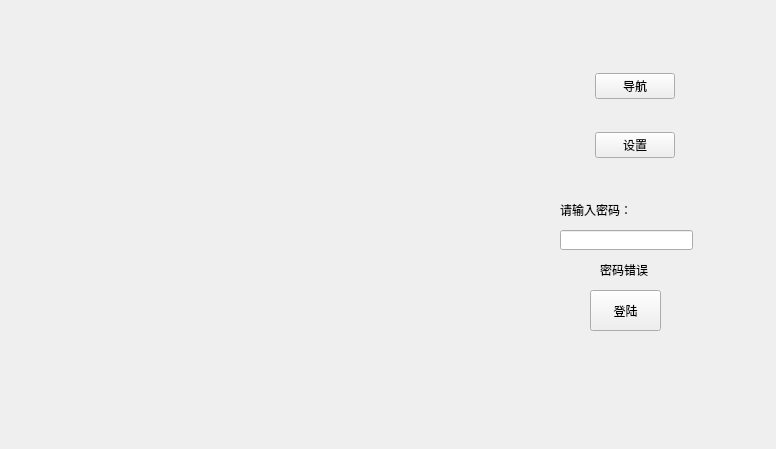
<?xml version="1.0" encoding="UTF-8"?>
<ui version="4.0">
 <class>Advertisement</class>
 <widget class="QWidget" name="Advertisement">
  <property name="geometry">
   <rect>
    <x>0</x>
    <y>0</y>
    <width>776</width>
    <height>449</height>
   </rect>
  </property>
  <property name="minimumSize">
   <size>
    <width>0</width>
    <height>0</height>
   </size>
  </property>
  <property name="maximumSize">
   <size>
    <width>11111111</width>
    <height>11111111</height>
   </size>
  </property>
  <property name="windowTitle">
   <string>Form</string>
  </property>
  <widget class="QWidget" name="widget_2" native="true">
   <property name="geometry">
    <rect>
     <x>510</x>
     <y>50</y>
     <width>271</width>
     <height>341</height>
    </rect>
   </property>
   <widget class="QWidget" name="widget" native="true">
    <property name="geometry">
     <rect>
      <x>30</x>
      <y>140</y>
      <width>191</width>
      <height>180</height>
     </rect>
    </property>
    <property name="sizePolicy">
     <sizepolicy hsizetype="Fixed" vsizetype="Fixed">
      <horstretch>0</horstretch>
      <verstretch>0</verstretch>
     </sizepolicy>
    </property>
    <widget class="QPushButton" name="pushButton_3">
     <property name="geometry">
      <rect>
       <x>50</x>
       <y>100</y>
       <width>71</width>
       <height>41</height>
      </rect>
     </property>
     <property name="text">
      <string>登陆</string>
     </property>
    </widget>
    <widget class="QLabel" name="label_2">
     <property name="geometry">
      <rect>
       <x>20</x>
       <y>10</y>
       <width>81</width>
       <height>20</height>
      </rect>
     </property>
     <property name="text">
      <string>请输入密码：</string>
     </property>
    </widget>
    <widget class="QLineEdit" name="lineEdit">
     <property name="geometry">
      <rect>
       <x>20</x>
       <y>40</y>
       <width>133</width>
       <height>20</height>
      </rect>
     </property>
    </widget>
    <widget class="QLabel" name="label_3">
     <property name="geometry">
      <rect>
       <x>60</x>
       <y>70</y>
       <width>51</width>
       <height>20</height>
      </rect>
     </property>
     <property name="text">
      <string>密码错误</string>
     </property>
    </widget>
   </widget>
   <widget class="QWidget" name="">
    <property name="geometry">
     <rect>
      <x>30</x>
      <y>10</y>
      <width>190</width>
      <height>111</height>
     </rect>
    </property>
    <layout class="QVBoxLayout" name="verticalLayout">
     <item>
      <widget class="QWidget" name="widget_4" native="true">
       <layout class="QHBoxLayout" name="horizontalLayout">
        <item>
         <spacer name="horizontalSpacer_3">
          <property name="orientation">
           <enum>Qt::Horizontal</enum>
          </property>
          <property name="sizeHint" stdset="0">
           <size>
            <width>40</width>
            <height>20</height>
           </size>
          </property>
         </spacer>
        </item>
        <item>
         <widget class="QPushButton" name="pushButton">
          <property name="text">
           <string>导航</string>
          </property>
         </widget>
        </item>
        <item>
         <spacer name="horizontalSpacer_4">
          <property name="orientation">
           <enum>Qt::Horizontal</enum>
          </property>
          <property name="sizeHint" stdset="0">
           <size>
            <width>40</width>
            <height>20</height>
           </size>
          </property>
         </spacer>
        </item>
       </layout>
      </widget>
     </item>
     <item>
      <widget class="QWidget" name="widget_3" native="true">
       <layout class="QHBoxLayout" name="horizontalLayout_2">
        <item>
         <spacer name="horizontalSpacer_5">
          <property name="orientation">
           <enum>Qt::Horizontal</enum>
          </property>
          <property name="sizeHint" stdset="0">
           <size>
            <width>37</width>
            <height>20</height>
           </size>
          </property>
         </spacer>
        </item>
        <item>
         <widget class="QPushButton" name="pushButton_2">
          <property name="text">
           <string>设置</string>
          </property>
         </widget>
        </item>
        <item>
         <spacer name="horizontalSpacer_6">
          <property name="orientation">
           <enum>Qt::Horizontal</enum>
          </property>
          <property name="sizeHint" stdset="0">
           <size>
            <width>40</width>
            <height>20</height>
           </size>
          </property>
         </spacer>
        </item>
       </layout>
      </widget>
     </item>
    </layout>
   </widget>
  </widget>
  <widget class="QLabel" name="label">
   <property name="geometry">
    <rect>
     <x>70</x>
     <y>20</y>
     <width>600</width>
     <height>400</height>
    </rect>
   </property>
   <property name="sizePolicy">
    <sizepolicy hsizetype="Fixed" vsizetype="Fixed">
     <horstretch>0</horstretch>
     <verstretch>0</verstretch>
    </sizepolicy>
   </property>
   <property name="minimumSize">
    <size>
     <width>600</width>
     <height>400</height>
    </size>
   </property>
   <property name="maximumSize">
    <size>
     <width>600</width>
     <height>400</height>
    </size>
   </property>
   <property name="styleSheet">
    <string notr="true"/>
   </property>
   <property name="text">
    <string/>
   </property>
   <property name="alignment">
    <set>Qt::AlignBottom|Qt::AlignLeading|Qt::AlignLeft</set>
   </property>
  </widget>
 </widget>
 <resources/>
 <connections/>
</ui>
